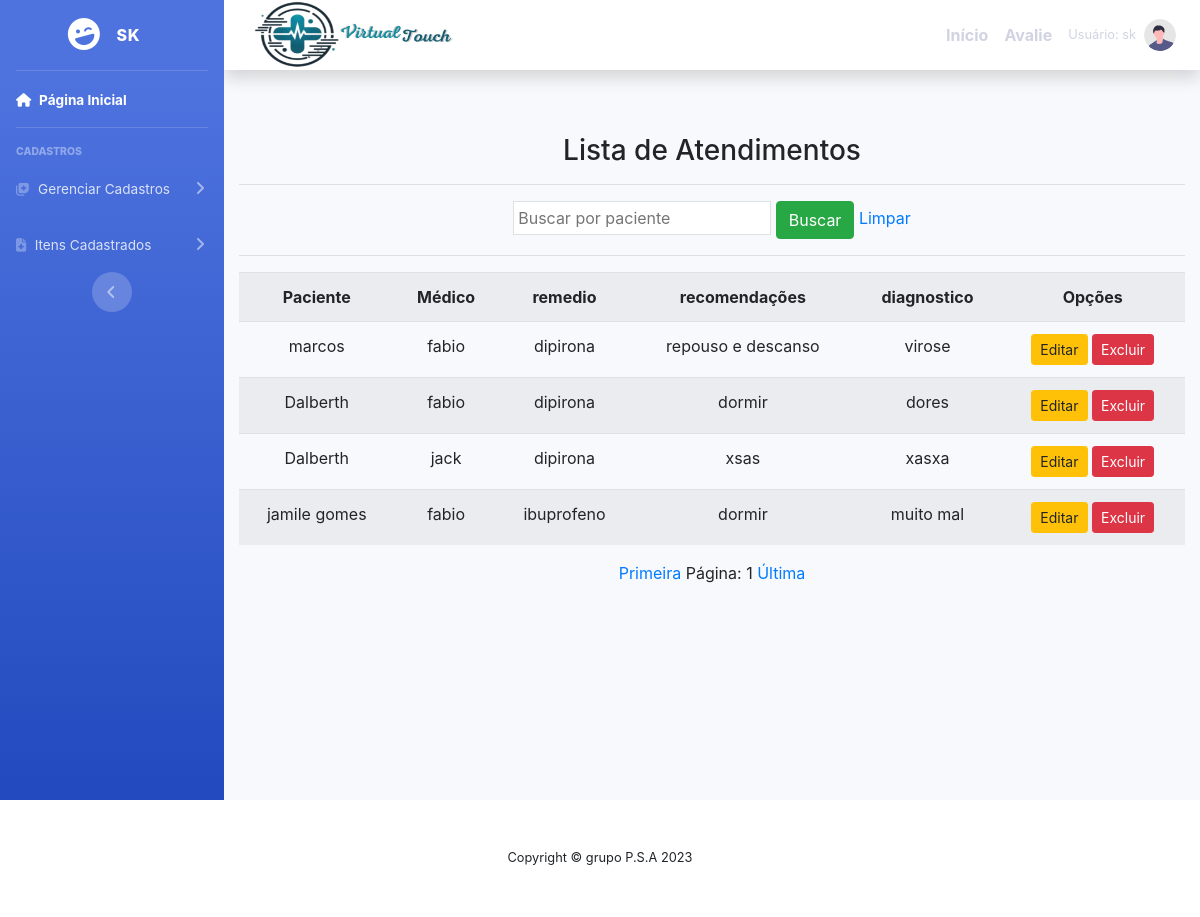
The page /listar/atendimentos/ (signed in) on the database its author committed.
### cadastros/models.py (models this page shows, shortened)
class Atendimento(models.Model):
    paciente = models.ForeignKey(Paciente, on_delete=models.PROTECT)
    medico = models.ForeignKey(Medico, on_delete=models.PROTECT)
    usuario = models.ForeignKey(User, on_delete=models.PROTECT)
    remedio = models.CharField(verbose_name ='remedio' ,max_length=255)
    diagnostico = models.TextField(verbose_name='diagnostico' , max_length=255)
    recomendacoes = models.TextField(verbose_name = 'recomendacoes', max_length=255 ,null=True, blank=True)

class Paciente(models.Model):
    usuario  = models.ForeignKey(User, on_delete=models.PROTECT)
    nome = models.CharField(max_length=50)
    telefone = models.CharField (verbose_name='telefone', max_length=11)
    numero_sus = models.CharField (verbose_name='numero_sus', max_length=15)
    cpf = models.CharField(verbose_name='cpf', max_length=11, null=True, blank=True)
    hospital = models.ForeignKey(Hospital, on_delete=models.PROTECT)
    descricao = models.CharField(max_length=150, verbose_name="descricao")
    sintomas = models.CharField(max_length=150, verbose_name="sintomas")
    doença_cronica = models.CharField(max_length=150, verbose_name="doença_cronica", null =True ,blank = True)
    idade = models.IntegerField (verbose_name='idade')
    usuario = models.ForeignKey(User, related_name='pacientes', on_delete=models.CASCADE)
    usuario_cadastrador = models.ForeignKey(User, related_name='pacientes_cadastrados', on_delete=models.CASCADE)

class Medico(models.Model):
    usuario  = models.ForeignKey(User, on_delete=models.PROTECT)
    numero = models.IntegerField(verbose_name="Número de telefone")
    nome = models.CharField(max_length=50, verbose_name=" nome")
    cpf = models.CharField(max_length = 11 ,verbose_name=" cpf ")
    especificacao = models.CharField(max_length=150)
    hospital = models.ForeignKey(Hospital, on_delete=models.PROTECT)

### cadastros/views.py (the view)
# urls.py: path('listar/atendimentos/', AtendimentoList.as_view(),
class AtendimentoList(GroupRequiredMixin, ListView):
    group_required = u'Medico'
    model = Atendimento
    template_name = 'listas/atendimento.html'
    paginate_by = 5
    def get_queryset(self):
        nome = self.request.GET.get('nome')
        if nome:
            atendimento = Atendimento.objects.filter(paciente__nome__icontains=nome)
        else:
            atendimento = Atendimento.objects.all()
        return atendimento

### paginas/templates/listas/atendimento.html (shortened to what this page needs)
{% extends 'modelo.html' %}
{% load static %}
{% block conteudo %}
<div class="container">
    <h3>Lista de Atendimentos</h3>
    <hr>
    <div class="table-responsive">
        <form action="?" method="GET">
            <input type="text" name="paciente" class="p-1 border" value="{{ request.GET.paciente }}" placeholder="Buscar por paciente">
            <button type="submit" class="btn btn-success">Buscar</button>
            <a href="{% url 'listar-atendimentos' %}">Limpar</a>
        </form>
        <hr>
        <table class="table table-striped">
            <tr>
                <th>Paciente</th>
                <th>Médico</th>
                <th>remedio</th>
                <th>recomendações</th>
                <th>diagnostico</th>
                <th>Opções</th>
            </tr>
            {% for atendimento in object_list %}
            <tr>
                <td>{{ atendimento.paciente.nome }}</td>
                <td>{{ atendimento.medico.nome }}</td>
                <td>{{ atendimento.remedio }}</td>
                <td>{{ atendimento.recomendacoes }}</td>
                <td>{{ atendimento.diagnostico }}</td>
                <td>
                    <a href="{% url 'editar-atendimento' atendimento.pk %}" class="btn btn-warning btn-sm" title="Editar">Editar</a>
                    <a href="{% url 'excluir-atendimento' atendimento.pk %}" class="btn btn-danger btn-sm" title="Excluir">Excluir</a>
                </td>
            </tr>
            {% empty %}
            <tr>
                <td colspan="5">Nenhum atendimento registrado.</td>
            </tr>
            {% endfor %}
        </table>
        <div class="text-center">
            <a href="?page=1">Primeira</a>
            <span>Página: {{ page_obj.number }}</span>
            <a href="?page={{ page_obj.paginator.num_pages }}">Última</a>
        </div>
    </div>
</div>
{% endblock %}

### paginas/templates/includes/sidebar.html (shortened to what this page needs)
<link href="https://stackpath.bootstrapcdn.com/bootstrap/4.5.2/css/bootstrap.min.css" rel="stylesheet">
<ul class="navbar-nav bg-gradient-primary sidebar sidebar-dark accordion" id="accordionSidebar">
    <a class="sidebar-brand d-flex align-items-center justify-content-center" href="?">
        <div class="sidebar-brand-icon rotate-n-15">
            <i class="fas fa-laugh-wink"></i>
        </div>
        <div class="sidebar-brand-text mx-3">{{ user.get_username }}</div>
    </a>
    <hr class="sidebar-divider my-0">
    <li class="nav-item active">
        <a class="nav-link" href="{% url 'inicio' %}">
            <i class="fas fa-home"></i>
            <span>Página Inicial</span>
        </a>
    </li>
    <hr class="sidebar-divider">
    <div class="sidebar-heading">Cadastros</div>
    <li class="nav-item">
        <a class="nav-link collapsed" href="#" data-toggle="collapse" data-target="#collapseTwo"
           aria-expanded="true" aria-controls="collapseTwo">
            <i class="fas fa-notes-medical"></i>
            <span>Gerenciar Cadastros</span>
        </a>
    </li>
    <li class="nav-item">
        <a class="nav-link collapsed" href="#" data-toggle="collapse" data-target="#collapseUtilities"
           aria-expanded="true" aria-controls="collapseUtilities">
            <i class="fas fa-file-medical"></i>
            <span>Itens Cadastrados</span>
        </a>
    </li>
    <div class="text-center d-none d-md-inline">
        <button class="rounded-circle border-0" id="sidebarToggle"></button>
    </div>
</ul>

### paginas/templates/includes/navbar.html (shortened to what this page needs)
{% load static %}
<nav class="navbar navbar-expand navbar-light bg-white topbar mb-4 static-top shadow">
    <a class="navbar-brand" href="{% url 'inicio' %}">
        <img src="{% static 'fotos/LOGO.png' %}" alt="Logo" width="300" height="150" class="mr-2">
    </a>
    <ul class="navbar-nav ml-auto">
        {% if user.is_authenticated %}
            <li class="nav-item active">
                <a class="nav-link" href="{% url 'inicio' %}"> <strong> Início </strong> <span class="sr-only">(current)</span></a>
            </li>
            <li class="nav-item active">
                <a class="nav-link" href="{% url 'cadastra-comentario' %}"> <strong> Avalie </strong> </a>
            </li>
            <li class="nav-item dropdown no-arrow">
                <a class="nav-link dropdown-toggle" href="#" id="userDropdown" role="button"
                    data-toggle="dropdown" aria-haspopup="true" aria-expanded="false">
                    <span class="mr-2 d-none d-lg-inline text-gray-600 small">Usuário: {{ user.get_username }}</span>
                    <img class="img-profile rounded-circle"
                        src="{% static 'fotos/undraw_profile.svg' %}">
                </a>
            </li>
        {% endif %}
    </ul>
</nav>

### static/css/meu.css (style rules this page uses)
body { font-family: 'Times New Roman', Times, serif; background: linear-gradient(to bottom, #ffffff, #a0c6e5); margin: 0; padding: 0; }
.container { margin-top: 20px; padding: 20px; text-align: center; }

### rows shown on the page
Atendimento: paciente.nome "marcos", medico.nome "fabio", remedio "dipirona", recomendacoes "repouso e descanso", diagnostico "virose"
Atendimento: paciente.nome "Dalberth", medico.nome "fabio", remedio "dipirona", recomendacoes "dormir", diagnostico "dores"
Atendimento: paciente.nome "Dalberth", medico.nome "jack", remedio "dipirona", recomendacoes "xsas", diagnostico "xasxa"
Atendimento: paciente.nome "jamile gomes", medico.nome "fabio", remedio "ibuprofeno", recomendacoes "dormir", diagnostico "muito mal"

### other values the page prints
{{ user.get_username }} "SK"
{{ user.get_username }} "sk"
{{ page_obj.number }} "1"
